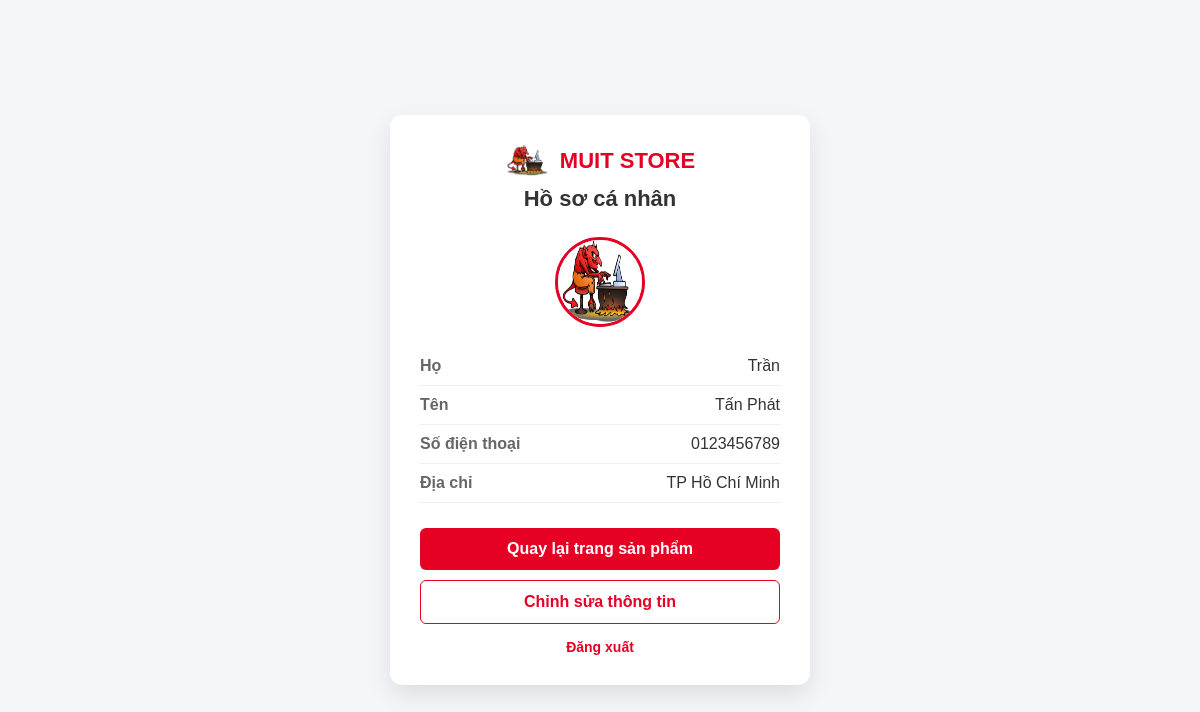
Page /userweb/SuaWeb/html/profile.php (signed in) on the committed database.
### tables this page shows
CREATE TABLE `users` (
  `id`       int(11)      NOT NULL AUTO_INCREMENT,
  `ho`       varchar(100) DEFAULT NULL,
  `ten`      varchar(100) DEFAULT NULL,
  `sdt`      varchar(20)  DEFAULT NULL,
  `diachi`   varchar(255) DEFAULT NULL,
  `email`    varchar(100) DEFAULT NULL,
  `password` varchar(255) DEFAULT NULL,
  `status`   varchar(10)  NOT NULL DEFAULT 'active',
  PRIMARY KEY (`id`)
);

### userweb/SuaWeb/html/profile.php (the view, shortened to what this page needs)
<?php
include("../../../config.php");
$user_id = $_SESSION['user_id'];
$sql = "SELECT * FROM users WHERE id = $user_id";
$result = mysqli_query($conn, $sql);
$user = mysqli_fetch_assoc($result);
?>
<!doctype html>
<html lang="vi">
<head>
</head>
<body>
  <div class="profile-container">
    <div class="profile-header">
      <div class="logo">
        <img src="../img/logo.png" />
        <span>MUIT STORE</span>
      </div>
      <h2>Hồ sơ cá nhân</h2>
    </div>
    <div class="avatar">
      <img src="../img/logo.png" alt="" />
    </div>
    <div class="info">
      <div class="info-row">
        <div class="info-label">Họ</div>
        <div class="info-value"><?php echo $user['ho']; ?></div>
      </div>
      <div class="info-row">
        <div class="info-label">Tên</div>
        <div class="info-value"><?php echo $user['ten']; ?></div>
      </div>
      <div class="info-row">
        <div class="info-label">Số điện thoại</div>
        <div class="info-value"><?php echo $user['sdt']; ?></div>
      </div>
      <div class="info-row">
        <div class="info-label">Địa chỉ</div>
        <div class="info-value"><?php echo $user['diachi']; ?></div>
      </div>
    </div>
    <div class="buttons">
      <a href="products.php" class="btn btn-main">
        Quay lại trang sản phẩm
      </a>
      <a href="edit-profile.php" class="btn btn-secondary">
        Chỉnh sửa thông tin
      </a>
    </div>
    <div class="logout">
      <a href="./login.php">Đăng xuất</a>
    </div>
  </div>
</body>
</html>

### userweb/SuaWeb/html/profile.php (style rules this page uses)
* { box-sizing: border-box; margin: 0; padding: 0; font-family: Arial, sans-serif; }
body { background: #f5f6fa; display: flex; justify-content: center; align-items: center; height: 100vh; }
.profile-container { width: 420px; background: white; border-radius: 12px; box-shadow: 0 10px 25px rgba(0, 0, 0, 0.1); padding: 30px; }
.profile-header { text-align: center; margin-bottom: 25px; }
.logo { display: flex; align-items: center; justify-content: center; gap: 10px; margin-bottom: 10px; }
.logo img { width: 45px; }
.logo span { font-size: 22px; font-weight: bold; color: #e60023; }
.profile-header h2 { font-size: 22px; color: #333; }
.avatar { display: flex; justify-content: center; margin: 20px 0; }
.avatar img { width: 90px; height: 90px; border-radius: 50%; border: 3px solid #e60023; }
.info { margin-top: 10px; }
.info-row { display: flex; justify-content: space-between; padding: 10px 0; border-bottom: 1px solid #eee; }
.info-label { color: #666; font-weight: bold; }
.info-value { color: #333; }
.buttons { margin-top: 25px; display: flex; flex-direction: column; gap: 10px; }
.btn { padding: 12px; border: none; border-radius: 6px; cursor: pointer; text-align: center; text-decoration: none; font-weight: bold; }
.btn-main { background: #e60023; color: white; }
.btn-secondary { border: 1px solid #e60023; color: #e60023; background: white; }
.logout { text-align: center; margin-top: 15px; font-size: 14px; }
.logout a { color: #e60023; text-decoration: none; font-weight: bold; }

### rows in the picture
users: ho "Trần", ten "Tấn Phát", sdt "0123456789", diachi "TP Hồ Chí Minh"
